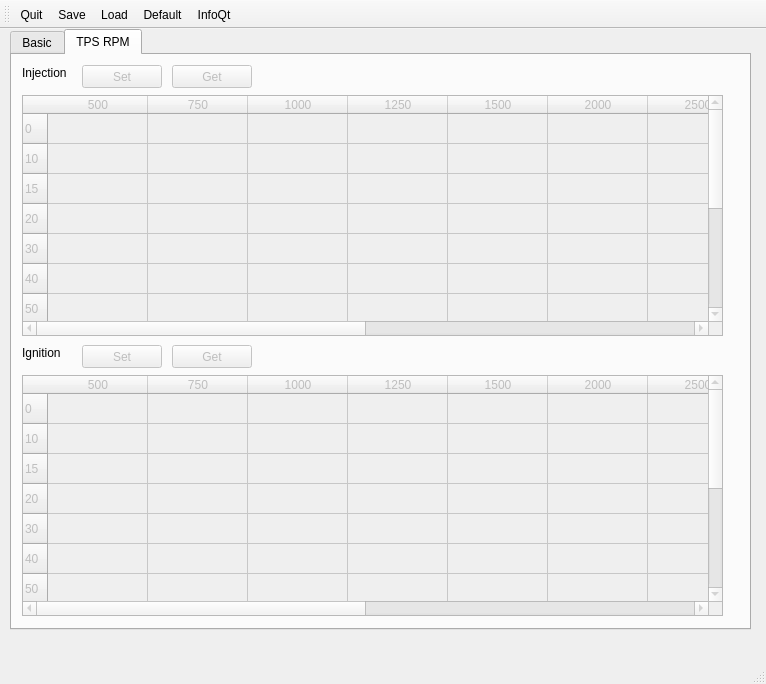
<?xml version="1.0" encoding="UTF-8"?>
<ui version="4.0">
 <class>interface</class>
 <widget class="QMainWindow" name="interface">
  <property name="geometry">
   <rect>
    <x>0</x>
    <y>0</y>
    <width>766</width>
    <height>684</height>
   </rect>
  </property>
  <property name="windowTitle">
   <string>Sinjai Engine Interface v0.1</string>
  </property>
  <widget class="QWidget" name="centralWidget">
   <widget class="QTabWidget" name="tabAll">
    <property name="geometry">
     <rect>
      <x>10</x>
      <y>0</y>
      <width>741</width>
      <height>601</height>
     </rect>
    </property>
    <property name="autoFillBackground">
     <bool>false</bool>
    </property>
    <property name="currentIndex">
     <number>1</number>
    </property>
    <widget class="QWidget" name="tabBasic">
     <attribute name="title">
      <string>Basic</string>
     </attribute>
     <widget class="QGroupBox" name="groupBox">
      <property name="geometry">
       <rect>
        <x>20</x>
        <y>10</y>
        <width>161</width>
        <height>91</height>
       </rect>
      </property>
      <property name="title">
       <string>Serial Comm</string>
      </property>
      <widget class="QComboBox" name="cmbPort">
       <property name="geometry">
        <rect>
         <x>10</x>
         <y>50</y>
         <width>79</width>
         <height>23</height>
        </rect>
       </property>
       <item>
        <property name="text">
         <string>COM1</string>
        </property>
       </item>
       <item>
        <property name="text">
         <string>COM2</string>
        </property>
       </item>
       <item>
        <property name="text">
         <string>COM3</string>
        </property>
       </item>
       <item>
        <property name="text">
         <string>COM4</string>
        </property>
       </item>
       <item>
        <property name="text">
         <string>COM5</string>
        </property>
       </item>
       <item>
        <property name="text">
         <string>COM6</string>
        </property>
       </item>
       <item>
        <property name="text">
         <string>COM7</string>
        </property>
       </item>
       <item>
        <property name="text">
         <string>COM8</string>
        </property>
       </item>
       <item>
        <property name="text">
         <string>COM9</string>
        </property>
       </item>
       <item>
        <property name="text">
         <string>COM10</string>
        </property>
       </item>
       <item>
        <property name="text">
         <string>COM11</string>
        </property>
       </item>
       <item>
        <property name="text">
         <string>COM12</string>
        </property>
       </item>
       <item>
        <property name="text">
         <string>COM13</string>
        </property>
       </item>
       <item>
        <property name="text">
         <string>COM14</string>
        </property>
       </item>
       <item>
        <property name="text">
         <string>COM15</string>
        </property>
       </item>
       <item>
        <property name="text">
         <string>COM16</string>
        </property>
       </item>
       <item>
        <property name="text">
         <string>COM17</string>
        </property>
       </item>
       <item>
        <property name="text">
         <string>COM18</string>
        </property>
       </item>
       <item>
        <property name="text">
         <string>COM19</string>
        </property>
       </item>
       <item>
        <property name="text">
         <string>COM20</string>
        </property>
       </item>
       <item>
        <property name="text">
         <string>COM21</string>
        </property>
       </item>
       <item>
        <property name="text">
         <string>COM22</string>
        </property>
       </item>
       <item>
        <property name="text">
         <string>COM23</string>
        </property>
       </item>
       <item>
        <property name="text">
         <string>COM24</string>
        </property>
       </item>
       <item>
        <property name="text">
         <string>COM25</string>
        </property>
       </item>
      </widget>
      <widget class="QLabel" name="label">
       <property name="geometry">
        <rect>
         <x>10</x>
         <y>30</y>
         <width>81</width>
         <height>16</height>
        </rect>
       </property>
       <property name="text">
        <string>38400-8-n-1</string>
       </property>
      </widget>
      <widget class="QPushButton" name="btnOpen">
       <property name="geometry">
        <rect>
         <x>100</x>
         <y>30</y>
         <width>51</width>
         <height>23</height>
        </rect>
       </property>
       <property name="text">
        <string>Open</string>
       </property>
      </widget>
      <widget class="QPushButton" name="btnMonitor">
       <property name="enabled">
        <bool>false</bool>
       </property>
       <property name="geometry">
        <rect>
         <x>100</x>
         <y>60</y>
         <width>51</width>
         <height>23</height>
        </rect>
       </property>
       <property name="text">
        <string>Monitor</string>
       </property>
      </widget>
     </widget>
     <widget class="QGroupBox" name="groupBox_2">
      <property name="geometry">
       <rect>
        <x>20</x>
        <y>110</y>
        <width>691</width>
        <height>91</height>
       </rect>
      </property>
      <property name="title">
       <string>Communication Data</string>
      </property>
      <widget class="QPlainTextEdit" name="txtCommData">
       <property name="enabled">
        <bool>false</bool>
       </property>
       <property name="geometry">
        <rect>
         <x>20</x>
         <y>30</y>
         <width>651</width>
         <height>41</height>
        </rect>
       </property>
       <property name="readOnly">
        <bool>true</bool>
       </property>
      </widget>
     </widget>
     <widget class="QGroupBox" name="groupBox_3">
      <property name="geometry">
       <rect>
        <x>190</x>
        <y>10</y>
        <width>521</width>
        <height>91</height>
       </rect>
      </property>
      <property name="title">
       <string>TPS Calibration and Injection Time</string>
      </property>
      <widget class="QPushButton" name="btnTPSFullGet">
       <property name="enabled">
        <bool>false</bool>
       </property>
       <property name="geometry">
        <rect>
         <x>10</x>
         <y>20</y>
         <width>51</width>
         <height>23</height>
        </rect>
       </property>
       <property name="text">
        <string>Full</string>
       </property>
      </widget>
      <widget class="QPushButton" name="btnTPSOffGet">
       <property name="enabled">
        <bool>false</bool>
       </property>
       <property name="geometry">
        <rect>
         <x>10</x>
         <y>50</y>
         <width>51</width>
         <height>23</height>
        </rect>
       </property>
       <property name="text">
        <string>Off</string>
       </property>
      </widget>
      <widget class="QPushButton" name="btnTPSSet">
       <property name="enabled">
        <bool>false</bool>
       </property>
       <property name="geometry">
        <rect>
         <x>130</x>
         <y>20</y>
         <width>51</width>
         <height>23</height>
        </rect>
       </property>
       <property name="text">
        <string>Set</string>
       </property>
      </widget>
      <widget class="QPushButton" name="btnTPSGet">
       <property name="enabled">
        <bool>false</bool>
       </property>
       <property name="geometry">
        <rect>
         <x>130</x>
         <y>50</y>
         <width>51</width>
         <height>23</height>
        </rect>
       </property>
       <property name="text">
        <string>Get</string>
       </property>
      </widget>
      <widget class="QLineEdit" name="txtOpenMs">
       <property name="enabled">
        <bool>false</bool>
       </property>
       <property name="geometry">
        <rect>
         <x>260</x>
         <y>20</y>
         <width>61</width>
         <height>23</height>
        </rect>
       </property>
      </widget>
      <widget class="QLineEdit" name="txtBaseMs">
       <property name="enabled">
        <bool>false</bool>
       </property>
       <property name="geometry">
        <rect>
         <x>260</x>
         <y>50</y>
         <width>61</width>
         <height>23</height>
        </rect>
       </property>
      </widget>
      <widget class="QLabel" name="label_4">
       <property name="geometry">
        <rect>
         <x>200</x>
         <y>20</y>
         <width>57</width>
         <height>15</height>
        </rect>
       </property>
       <property name="text">
        <string>Open ms</string>
       </property>
      </widget>
      <widget class="QLabel" name="label_5">
       <property name="geometry">
        <rect>
         <x>200</x>
         <y>50</y>
         <width>57</width>
         <height>15</height>
        </rect>
       </property>
       <property name="text">
        <string>Base ms</string>
       </property>
      </widget>
      <widget class="QPushButton" name="btnInjecSet">
       <property name="enabled">
        <bool>false</bool>
       </property>
       <property name="geometry">
        <rect>
         <x>340</x>
         <y>20</y>
         <width>51</width>
         <height>23</height>
        </rect>
       </property>
       <property name="text">
        <string>Set</string>
       </property>
      </widget>
      <widget class="QPushButton" name="btnInjecGet">
       <property name="enabled">
        <bool>false</bool>
       </property>
       <property name="geometry">
        <rect>
         <x>340</x>
         <y>50</y>
         <width>51</width>
         <height>23</height>
        </rect>
       </property>
       <property name="text">
        <string>Get</string>
       </property>
      </widget>
      <widget class="QLineEdit" name="txtIAC">
       <property name="enabled">
        <bool>false</bool>
       </property>
       <property name="geometry">
        <rect>
         <x>450</x>
         <y>20</y>
         <width>61</width>
         <height>23</height>
        </rect>
       </property>
      </widget>
      <widget class="QLineEdit" name="txtTPSOff">
       <property name="enabled">
        <bool>false</bool>
       </property>
       <property name="geometry">
        <rect>
         <x>70</x>
         <y>50</y>
         <width>51</width>
         <height>23</height>
        </rect>
       </property>
      </widget>
      <widget class="QLabel" name="label_6">
       <property name="geometry">
        <rect>
         <x>420</x>
         <y>20</y>
         <width>31</width>
         <height>16</height>
        </rect>
       </property>
       <property name="text">
        <string>IAC</string>
       </property>
      </widget>
      <widget class="QPushButton" name="btnIACUp">
       <property name="enabled">
        <bool>false</bool>
       </property>
       <property name="geometry">
        <rect>
         <x>420</x>
         <y>50</y>
         <width>41</width>
         <height>23</height>
        </rect>
       </property>
       <property name="text">
        <string>Up</string>
       </property>
      </widget>
      <widget class="QPushButton" name="btnIACDown">
       <property name="enabled">
        <bool>false</bool>
       </property>
       <property name="geometry">
        <rect>
         <x>470</x>
         <y>50</y>
         <width>41</width>
         <height>23</height>
        </rect>
       </property>
       <property name="text">
        <string>Down</string>
       </property>
      </widget>
      <widget class="QLineEdit" name="txtTPSFull">
       <property name="enabled">
        <bool>false</bool>
       </property>
       <property name="geometry">
        <rect>
         <x>70</x>
         <y>20</y>
         <width>51</width>
         <height>23</height>
        </rect>
       </property>
      </widget>
     </widget>
     <widget class="QLabel" name="lblLogoITS">
      <property name="geometry">
       <rect>
        <x>20</x>
        <y>210</y>
        <width>691</width>
        <height>331</height>
       </rect>
      </property>
      <property name="text">
       <string/>
      </property>
      <property name="pixmap">
       <pixmap resource="gambar.qrc">:/logo/logo-its-biru-transparan.png</pixmap>
      </property>
      <property name="scaledContents">
       <bool>true</bool>
      </property>
     </widget>
     <widget class="QLabel" name="lblBatik1">
      <property name="geometry">
       <rect>
        <x>0</x>
        <y>-25</y>
        <width>741</width>
        <height>601</height>
       </rect>
      </property>
      <property name="text">
       <string/>
      </property>
      <property name="pixmap">
       <pixmap resource="gambar.qrc">:/logo/batik.png</pixmap>
      </property>
      <property name="scaledContents">
       <bool>true</bool>
      </property>
     </widget>
     <zorder>lblBatik1</zorder>
     <zorder>groupBox</zorder>
     <zorder>groupBox_2</zorder>
     <zorder>groupBox_3</zorder>
     <zorder>lblLogoITS</zorder>
    </widget>
    <widget class="QWidget" name="tabTPSRPM">
     <attribute name="title">
      <string>TPS RPM</string>
     </attribute>
     <widget class="QTableWidget" name="tblInj">
      <property name="enabled">
       <bool>false</bool>
      </property>
      <property name="geometry">
       <rect>
        <x>10</x>
        <y>40</y>
        <width>701</width>
        <height>241</height>
       </rect>
      </property>
      <property name="rowCount">
       <number>12</number>
      </property>
      <property name="columnCount">
       <number>12</number>
      </property>
      <row>
       <property name="text">
        <string>0</string>
       </property>
      </row>
      <row>
       <property name="text">
        <string>10</string>
       </property>
      </row>
      <row>
       <property name="text">
        <string>15</string>
       </property>
      </row>
      <row>
       <property name="text">
        <string>20</string>
       </property>
      </row>
      <row>
       <property name="text">
        <string>30</string>
       </property>
      </row>
      <row>
       <property name="text">
        <string>40</string>
       </property>
      </row>
      <row>
       <property name="text">
        <string>50</string>
       </property>
      </row>
      <row>
       <property name="text">
        <string>60</string>
       </property>
      </row>
      <row>
       <property name="text">
        <string>70</string>
       </property>
      </row>
      <row>
       <property name="text">
        <string>80</string>
       </property>
      </row>
      <row>
       <property name="text">
        <string>90</string>
       </property>
      </row>
      <row>
       <property name="text">
        <string>100</string>
       </property>
      </row>
      <column>
       <property name="text">
        <string>500</string>
       </property>
      </column>
      <column>
       <property name="text">
        <string>750</string>
       </property>
      </column>
      <column>
       <property name="text">
        <string>1000</string>
       </property>
      </column>
      <column>
       <property name="text">
        <string>1250</string>
       </property>
      </column>
      <column>
       <property name="text">
        <string>1500</string>
       </property>
      </column>
      <column>
       <property name="text">
        <string>2000</string>
       </property>
      </column>
      <column>
       <property name="text">
        <string>2500</string>
       </property>
      </column>
      <column>
       <property name="text">
        <string>3000</string>
       </property>
      </column>
      <column>
       <property name="text">
        <string>4000</string>
       </property>
      </column>
      <column>
       <property name="text">
        <string>5000</string>
       </property>
      </column>
      <column>
       <property name="text">
        <string>5500</string>
       </property>
      </column>
      <column>
       <property name="text">
        <string>6000</string>
       </property>
      </column>
     </widget>
     <widget class="QLabel" name="label_2">
      <property name="geometry">
       <rect>
        <x>10</x>
        <y>10</y>
        <width>57</width>
        <height>15</height>
       </rect>
      </property>
      <property name="text">
       <string>Injection</string>
      </property>
     </widget>
     <widget class="QTableWidget" name="tblIgn">
      <property name="enabled">
       <bool>false</bool>
      </property>
      <property name="geometry">
       <rect>
        <x>10</x>
        <y>320</y>
        <width>701</width>
        <height>241</height>
       </rect>
      </property>
      <property name="rowCount">
       <number>12</number>
      </property>
      <property name="columnCount">
       <number>12</number>
      </property>
      <row>
       <property name="text">
        <string>0</string>
       </property>
      </row>
      <row>
       <property name="text">
        <string>10</string>
       </property>
      </row>
      <row>
       <property name="text">
        <string>15</string>
       </property>
      </row>
      <row>
       <property name="text">
        <string>20</string>
       </property>
      </row>
      <row>
       <property name="text">
        <string>30</string>
       </property>
      </row>
      <row>
       <property name="text">
        <string>40</string>
       </property>
      </row>
      <row>
       <property name="text">
        <string>50</string>
       </property>
      </row>
      <row>
       <property name="text">
        <string>60</string>
       </property>
      </row>
      <row>
       <property name="text">
        <string>70</string>
       </property>
      </row>
      <row>
       <property name="text">
        <string>80</string>
       </property>
      </row>
      <row>
       <property name="text">
        <string>90</string>
       </property>
      </row>
      <row>
       <property name="text">
        <string>100</string>
       </property>
      </row>
      <column>
       <property name="text">
        <string>500</string>
       </property>
      </column>
      <column>
       <property name="text">
        <string>750</string>
       </property>
      </column>
      <column>
       <property name="text">
        <string>1000</string>
       </property>
      </column>
      <column>
       <property name="text">
        <string>1250</string>
       </property>
      </column>
      <column>
       <property name="text">
        <string>1500</string>
       </property>
      </column>
      <column>
       <property name="text">
        <string>2000</string>
       </property>
      </column>
      <column>
       <property name="text">
        <string>2500</string>
       </property>
      </column>
      <column>
       <property name="text">
        <string>3000</string>
       </property>
      </column>
      <column>
       <property name="text">
        <string>4000</string>
       </property>
      </column>
      <column>
       <property name="text">
        <string>5000</string>
       </property>
      </column>
      <column>
       <property name="text">
        <string>5500</string>
       </property>
      </column>
      <column>
       <property name="text">
        <string>6000</string>
       </property>
      </column>
     </widget>
     <widget class="QLabel" name="label_3">
      <property name="geometry">
       <rect>
        <x>10</x>
        <y>290</y>
        <width>57</width>
        <height>15</height>
       </rect>
      </property>
      <property name="text">
       <string>Ignition</string>
      </property>
     </widget>
     <widget class="QPushButton" name="btnInjSet">
      <property name="enabled">
       <bool>false</bool>
      </property>
      <property name="geometry">
       <rect>
        <x>70</x>
        <y>10</y>
        <width>80</width>
        <height>23</height>
       </rect>
      </property>
      <property name="text">
       <string>Set</string>
      </property>
     </widget>
     <widget class="QPushButton" name="btnInjGet">
      <property name="enabled">
       <bool>false</bool>
      </property>
      <property name="geometry">
       <rect>
        <x>160</x>
        <y>10</y>
        <width>80</width>
        <height>23</height>
       </rect>
      </property>
      <property name="text">
       <string>Get</string>
      </property>
     </widget>
     <widget class="QPushButton" name="btnIgnSet">
      <property name="enabled">
       <bool>false</bool>
      </property>
      <property name="geometry">
       <rect>
        <x>70</x>
        <y>290</y>
        <width>80</width>
        <height>23</height>
       </rect>
      </property>
      <property name="text">
       <string>Set</string>
      </property>
     </widget>
     <widget class="QPushButton" name="btnIgnGet">
      <property name="enabled">
       <bool>false</bool>
      </property>
      <property name="geometry">
       <rect>
        <x>160</x>
        <y>290</y>
        <width>80</width>
        <height>23</height>
       </rect>
      </property>
      <property name="text">
       <string>Get</string>
      </property>
     </widget>
     <widget class="QLabel" name="lblBatik2">
      <property name="geometry">
       <rect>
        <x>0</x>
        <y>0</y>
        <width>741</width>
        <height>571</height>
       </rect>
      </property>
      <property name="text">
       <string/>
      </property>
      <property name="pixmap">
       <pixmap resource="gambar.qrc">:/logo/batik.png</pixmap>
      </property>
      <property name="scaledContents">
       <bool>true</bool>
      </property>
     </widget>
     <zorder>lblBatik2</zorder>
     <zorder>tblInj</zorder>
     <zorder>label_2</zorder>
     <zorder>tblIgn</zorder>
     <zorder>label_3</zorder>
     <zorder>btnInjSet</zorder>
     <zorder>btnInjGet</zorder>
     <zorder>btnIgnSet</zorder>
     <zorder>btnIgnGet</zorder>
    </widget>
   </widget>
  </widget>
  <widget class="QMenuBar" name="menuBar">
   <property name="geometry">
    <rect>
     <x>0</x>
     <y>0</y>
     <width>766</width>
     <height>20</height>
    </rect>
   </property>
  </widget>
  <widget class="QToolBar" name="mainToolBar">
   <attribute name="toolBarArea">
    <enum>TopToolBarArea</enum>
   </attribute>
   <attribute name="toolBarBreak">
    <bool>false</bool>
   </attribute>
   <addaction name="actionQuit"/>
   <addaction name="actionSave"/>
   <addaction name="actionLoad"/>
   <addaction name="actionDefault"/>
   <addaction name="actionInfoQt"/>
  </widget>
  <widget class="QStatusBar" name="statusBar"/>
  <action name="actionQuit">
   <property name="text">
    <string>Quit</string>
   </property>
  </action>
  <action name="actionInfoQt">
   <property name="text">
    <string>InfoQt</string>
   </property>
  </action>
  <action name="actionSave">
   <property name="text">
    <string>Save</string>
   </property>
  </action>
  <action name="actionLoad">
   <property name="text">
    <string>Load</string>
   </property>
  </action>
  <action name="actionDefault">
   <property name="text">
    <string>Default</string>
   </property>
  </action>
 </widget>
 <layoutdefault spacing="6" margin="11"/>
 <resources>
  <include location="gambar.qrc"/>
 </resources>
 <connections/>
</ui>
